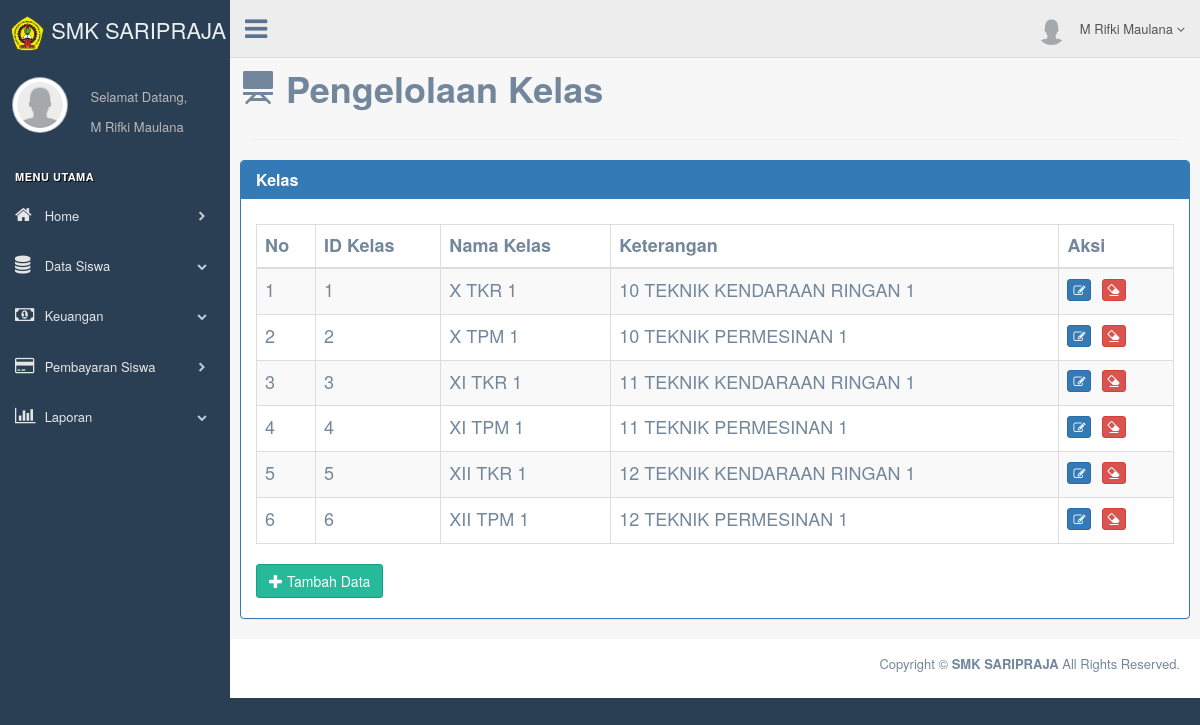
Page /production/kelas.php (signed in) on the committed database.
### tables this page shows
CREATE TABLE `kelas` (
  `idkelas` int(11) NOT NULL,
  `namakelas` varchar(100) NOT NULL,
  `keterangan` varchar(100) NOT NULL
);

### production/kelas.php (the view, shortened to what this page needs)
<?php
  $koneksi = new mysqli("localhost","root","","sidsaripraja");
?>
<!DOCTYPE html>
<html lang="en">
  <head>
    <link href="../vendors/bootstrap/dist/css/bootstrap.min.css" rel="stylesheet">
    <link href="../vendors/font-awesome/css/font-awesome.min.css" rel="stylesheet">
    <link href="../vendors/nprogress/nprogress.css" rel="stylesheet">
    <link href="../vendors/iCheck/skins/flat/green.css" rel="stylesheet">
    <link href="../vendors/bootstrap-progressbar/css/bootstrap-progressbar-3.3.4.min.css" rel="stylesheet">
    <link href="../vendors/jqvmap/dist/jqvmap.min.css" rel="stylesheet"/>
    <link href="../vendors/bootstrap-daterangepicker/daterangepicker.css" rel="stylesheet">
    <link href="../build/css/custom.min.css" rel="stylesheet">
    <link href="../build/css/dataTables/datatables.min.css" rel="stylesheet">
  </head>
  <body class="nav-md">
    <div class="container body">
      <div class="main_container">
        <div class="col-md-3 left_col">
          <div class="left_col scroll-view">
            <div class="navbar nav_title" style="border: 0;">
              <a class="site_title"><img src="images/logo.png" width="35px" height="35px"><span> SMK SARIPRAJA</span></a>
            </div>
            <div class="profile clearfix">
              <div class="profile_pic">
               <img src="images/user.png" alt="..." class="img-circle profile_img">
              </div>
              <div class="profile_info">
                <span>Selamat Datang,</span> <br>
                <span><?php echo $_SESSION["admin"]["namaadmin"] ?></span>
              </div>
            </div>
            <br />
            <div id="sidebar-menu" class="main_menu_side hidden-print main_menu">
              <div class="menu_section">
                <h3>MENU UTAMA</h3>
                <ul class="nav side-menu">
                  <li><a href="index.php"><i class="fa fa-home"></i> Home <span class="fa fa-chevron-right"></span></a></li>
                  <li><a><i class="fa fa-database"></i> Data Siswa <span class="fa fa-chevron-down"></span></a>
                  </li>
                  <li><a><i class="fa fa-money"></i> Keuangan <span class="fa fa-chevron-down"></span></a>
                  </li>
                   <li><a href="pembayaransiswa.php"><i class="fa fa-credit-card"></i> Pembayaran Siswa <span class="fa fa-chevron-right"></span></a></li>
                  <li><a><i class="fa fa-bar-chart-o"></i> Laporan <span class="fa fa-chevron-down"></span></a>
                  </li>
                </ul>
              </div>
            </div>
          </div>
        </div>
        <div class="top_nav">
          <div class="nav_menu">
            <nav>
              <div class="nav toggle">
                <a id="menu_toggle"><i class="fa fa-bars"></i></a>
              </div>
              <ul class="nav navbar-nav navbar-right">
                <li class="">
                  <a href="javascript:;" class="user-profile dropdown-toggle" data-toggle="dropdown" aria-expanded="false">
                    <img src="images/user.png" alt="">
                    <?php echo $_SESSION["admin"]["namaadmin"] ?>
                    <span class=" fa fa-angle-down"></span>
                  </a>
                </li>
              </ul>
            </nav>
          </div>
        </div>
        <div class="right_col" role="main">
          <div class="row">
            <h1> <i class="glyphicon glyphicon-blackboard"></i> <strong> Pengelolaan Kelas </strong> </h1>
          </div>
          <hr>
          <div class="row">
            <div class="panel panel-primary">
              <div class="panel-heading">
                <h1 class="panel-title"><strong> Kelas </strong></h1>
              </div>
              <div class="panel-body">
                <h4><table class="table table-bordered table-hover table-striped" id="datatabless">
            <thead>
              <tr>
                <th>No</th>
                <th>ID Kelas</th>
                <th>Nama Kelas</th>
                <th>Keterangan</th>
                <th>Aksi</th>
              </tr>
            </thead>
              <tbody>
                <?php $nomor=1; ?>
                <?php  $ambil = $koneksi->query("SELECT * FROM kelas"); ?>
                <?php  while($pecah = $ambil -> fetch_assoc()) { ?>
                <tr>
                  <td><?php echo $nomor; ?></td>
                  <td><?php echo $pecah['idkelas']; ?></td>
                  <td><?php echo $pecah['namakelas']; ?></td>
                  <td><?php echo $pecah['keterangan']; ?> </td>
                  <td>
                    <a href="editkelas.php?&id=<?php echo $pecah['idkelas'] ?>" class="btn btn-primary btn-xs"><i class="fa fa-edit"></i></a>
                    <a href="hapuskelas.php?&id=<?php echo $pecah['idkelas'] ?>" class="btn btn-danger btn-xs"><i class="glyphicon glyphicon-erase"></i></a>
                  </td>
                </tr>
                <?php $nomor++; ?>
                <?php } ?>
              </tbody>
            </table> </h4>
            <button type="button" class="btn btn-success" data-toggle="modal" data-target="#tambah"><i class="glyphicon glyphicon-plus"></i> Tambah Data</button>
              </div>
            </div>
          </div>
        </div>
        <footer>
          <div class="pull-right">
            <p>Copyright © <strong> SMK SARIPRAJA </strong> All Rights Reserved.</p>
          </div>
          <div class="clearfix"></div>
        </footer>
      </div>
    </div>
  </body>
</html>

### rows in the picture
kelas: idkelas "1", namakelas "X TKR 1", keterangan "10 TEKNIK KENDARAAN RINGAN 1"
kelas: idkelas "2", namakelas "X TPM 1", keterangan "10 TEKNIK PERMESINAN 1"
kelas: idkelas "3", namakelas "XI TKR 1", keterangan "11 TEKNIK KENDARAAN RINGAN 1"
kelas: idkelas "4", namakelas "XI TPM 1", keterangan "11 TEKNIK PERMESINAN 1"
kelas: idkelas "5", namakelas "XII TKR 1", keterangan "12 TEKNIK KENDARAAN RINGAN 1"
kelas: idkelas "6", namakelas "XII TPM 1", keterangan "12 TEKNIK PERMESINAN 1"

### other values in the picture
$_SESSION["admin"]["namaadmin"] "M Rifki Maulana"
